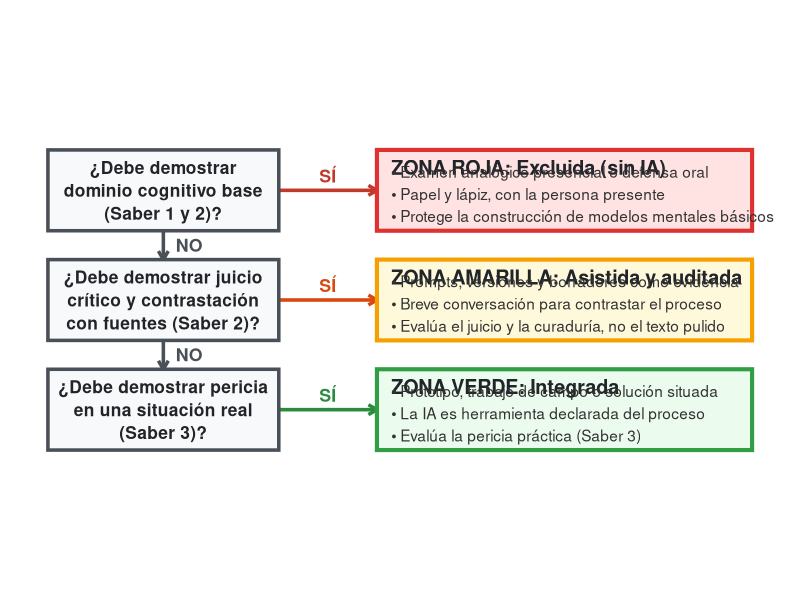

Generate this figure with R:
## ---- chunk 1
#| label: fig-semaforo
#| fig-cap: "Matriz Semafórica de Decisión Evaluativa"
#| fig-width: 12.5
#| fig-height: 6.2
#| dpi: 300

library(ggplot2)

# Preguntas de decisión (cascada de arriba hacia abajo)
df_decisions <- data.frame(
  xmin = c(0.5, 0.5, 0.5),
  xmax = c(4.5, 4.5, 4.5),
  ymin = c(4.1, 2.2, 0.3),
  ymax = c(5.5, 3.6, 1.7),
  label = c("¿Debe demostrar\ndominio cognitivo base\n(Saber 1 y 2)?",
            "¿Debe demostrar juicio\ncrítico y contrastación\ncon fuentes (Saber 2)?",
            "¿Debe demostrar pericia\nen una situación real\n(Saber 3)?")
)

# Zonas de resultado
df_zones <- data.frame(
  xmin = c(6.2, 6.2, 6.2),
  xmax = c(12.7, 12.7, 12.7),
  ymin = c(4.1, 2.2, 0.3),
  ymax = c(5.5, 3.6, 1.7),
  fill  = c("#ffe3e3", "#fff9db", "#ebfbee"),
  color = c("#e03131", "#f59f00", "#2f9e44"),
  title = c("ZONA ROJA: Excluida (sin IA)",
            "ZONA AMARILLA: Asistida y auditada",
            "ZONA VERDE: Integrada"),
  desc = c("• Examen analógico presencial o defensa oral\n• Papel y lápiz, con la persona presente\n• Protege la construcción de modelos mentales básicos",
           "• Prompts, versiones y borradores como evidencia\n• Breve conversación para contrastar el proceso\n• Evalúa el juicio y la curaduría, no el texto pulido",
           "• Prototipo, trabajo de campo o solución situada\n• La IA es herramienta declarada del proceso\n• Evalúa la pericia práctica (Saber 3)")
)

ggplot() +
  # Flechas SÍ (horizontales hacia cada zona)
  geom_segment(aes(x = 4.5, xend = 6.2, y = c(4.8, 2.9, 1.0), yend = c(4.8, 2.9, 1.0)),
               arrow = arrow(length = unit(0.25, "cm")),
               linewidth = 1.2, color = c("#c0392b", "#d9480f", "#2b8a3e")) +
  annotate("text", x = 5.35, y = c(5.05, 3.15, 1.25), label = "SÍ",
           size = 4.5, fontface = "bold",
           color = c("#c0392b", "#d9480f", "#2b8a3e")) +

  # Flechas NO (verticales, bajan a la pregunta siguiente)
  geom_segment(aes(x = 2.5, xend = 2.5, y = c(4.1, 2.2), yend = c(3.6, 1.7)),
               arrow = arrow(length = unit(0.25, "cm")),
               linewidth = 1.2, color = "#495057") +
  annotate("text", x = 2.95, y = c(3.85, 1.95), label = "NO",
           size = 4.5, fontface = "bold", color = "#495057") +

  # Cajas de decisión
  geom_rect(data = df_decisions,
            aes(xmin = xmin, xmax = xmax, ymin = ymin, ymax = ymax),
            fill = "#f8f9fa", color = "#495057", linewidth = 1.2) +
  geom_text(data = df_decisions,
            aes(x = (xmin + xmax) / 2, y = (ymin + ymax) / 2, label = label),
            size = 4.4, fontface = "bold", lineheight = 1.1, color = "#212529") +

  # Zonas semáforo (colores vía aes + scale_*_identity)
  geom_rect(data = df_zones,
            aes(xmin = xmin, xmax = xmax, ymin = ymin, ymax = ymax,
                fill = fill, color = color),
            linewidth = 1.4) +
  scale_fill_identity() +
  scale_color_identity() +
  geom_text(data = df_zones,
            aes(x = xmin + 0.25, y = ymax - 0.3, label = title),
            hjust = 0, size = 5.0, fontface = "bold", color = "#212529") +
  geom_text(data = df_zones,
            aes(x = xmin + 0.25, y = ymin + 0.15, label = desc),
            hjust = 0, vjust = 0, size = 3.9, lineheight = 1.2, color = "#333333") +

  coord_fixed(ratio = 1, xlim = c(0.3, 12.9), ylim = c(0.1, 5.7)) +
  theme_void()
